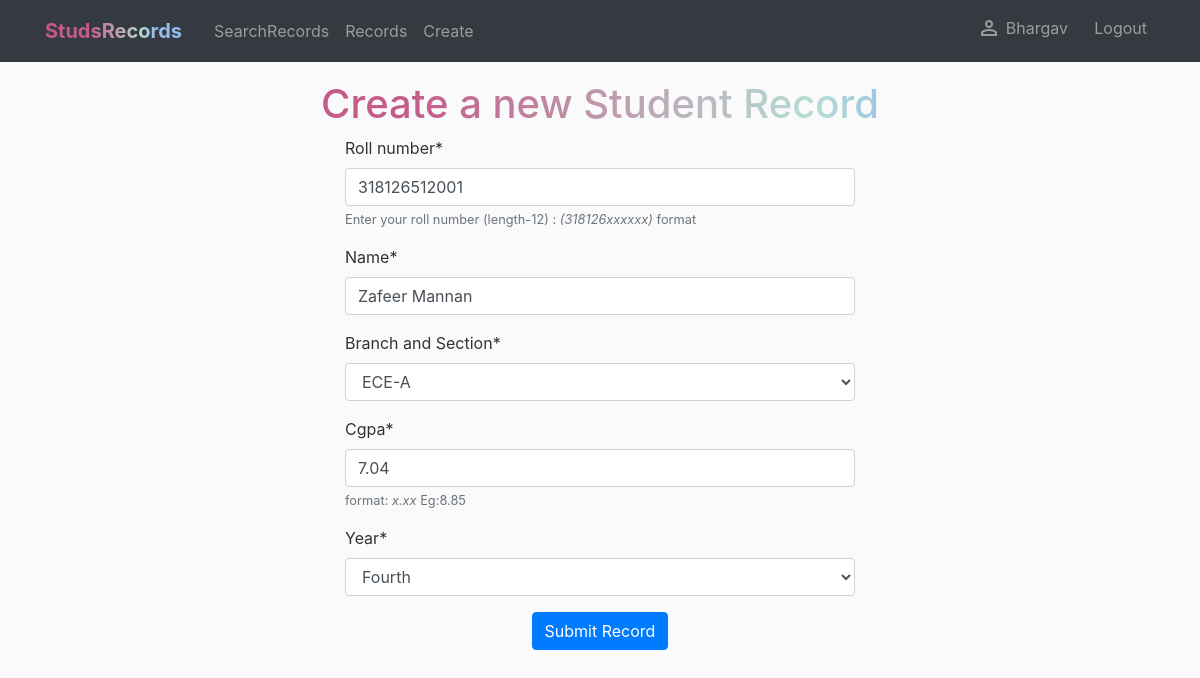
Page /records/3/update (signed in) on the committed database.
### student/models.py (models this page shows, shortened)
class Student(models.Model):
    YEAR=[('I', 'First'),
    ('II', 'Second'),
    ('III', 'Third'),
    ('IV', 'Fourth')]
    BRANCH_SEC = [
    ('ECE-A', 'ECE-A'),
    ('ECE-B', 'ECE-B'),
    ('CSE-A', 'CSE-A'),
    ('CSE-B', 'CSE-B'),
    ('EEE-A', 'EEE-A')]
    roll_no=models.PositiveBigIntegerField(help_text="Enter your roll number (length-12) : <em>(318126xxxxxx)</em> format",verbose_name="Roll number",default=318126512000
    ,validators=[MinValueValidator(1),MaxValueValidator(318126512999),RegexValidator(r"^\d{1,12}")],unique=True)
    name=models.CharField(max_length=50)
    class_signature=models.CharField(
        max_length=5,
        choices=BRANCH_SEC,
        default="ECE-A",
        verbose_name="Branch and Section"
    )
    cgpa=models.DecimalField(decimal_places=2,max_digits=4,validators=[RegexValidator(r"^\d{1}\.\d{1,2}$")],help_text="format: <em>x.xx</em> Eg:8.85",error_messages={"invalid":"Enter according to the format x.xx"})
    year=models.CharField(max_length=4,choices=YEAR,default="I")

### student/views.py (the view)
# urls.py: path('records/<int:pk>/update',RecordUpdateView.as_view(),name="record-update"),
class RecordUpdateView(LoginRequiredMixin,UpdateView):
    model = Student
    fields = "__all__"
    success_url = reverse_lazy("records-list")

### student/templates/student/student_form.html (shortened to what this page needs)
{% extends 'student/base.html' %}
{% load crispy_forms_tags %}
{% block content %}
<div class="container mt-4">
  <h1 class="text-center heading">Create a new Student Record</h1>
  <div class="container">
    <form method="POST" class="mt-2 m-auto">
      {{form|crispy}}
    <div class="text-center">
      <button type="submit" class="btn btn-primary">Submit Record</button>
      </div>
    </form>
  </div>
</div>
{% endblock content %}

### student/templates/student/base.html (shortened to what this page needs)
{% load static %}
<!DOCTYPE html>
<html lang="en">
  <head>
    <link
      rel="stylesheet"
      href="https://cdn.jsdelivr.net/npm/bootstrap@4.0.0/dist/css/bootstrap.min.css"
    />
    <link rel="stylesheet" href="{% static 'css/main.css' %}" />
  </head>
  <body>
    <nav class="navbar navbar-expand-md navbar-dark bg-dark fixed-top">
      <div class="container">
        <a class="navbar-brand mr-4 font-weight-bold" href="{% url 'student-home' %}">StudsRecords</a>
        <div class="collapse navbar-collapse" id="navbarToggle">
          <div class="navbar-nav mr-auto">
            <a class="nav-item nav-link" href="{% url 'records-filtered' %}">SearchRecords</a>
            <a class="nav-item nav-link" href="{% url 'records-list' %}">Records</a>
            <a class="nav-item nav-link" href="{% url 'record-create' %}">Create</a>
          </div>
          <div class="navbar-nav">
            {% if user.is_authenticated %}
            <a class="nav-item nav-link" href="{% url 'user-profile' %}">
              <div class="container">
                <div class="row no-gutters">
                  <div class="col-md-4">
              <span class="material-symbols-outlined ">person</span>
                  </div>
                  <div class="col-md-4"><span>{{user.username}}</span></div>
                </div>
              </div>
              </a>
            <a class="nav-item nav-link" href="{% url 'logout' %}">Logout</a>
            {% else %}
            <a class="nav-item nav-link" href="{% url 'login' %}"> Login</a>
            {% endif %}
          </div>
        </div>
      </div>
    </nav>
    <main role="main" class="container mt-5">
      <div class="container">
         {% block content %}{% endblock content %}
      </div>
    </main>
  </body>
</html>

### static/css/main.css (style rules this page uses)
body { background: #fafafa; color: #333333; margin-top: 5rem; }
.heading, .navbar-brand { background: rgb(196, 91, 137); background: linear-gradient( 90deg, rgba(196, 91, 137, 1) 32%, rgba(182, 220, 212, 1) 70%, rgba(148, 187, 233, 1) 80% ); -webkit-background-clip: text; -webkit-text-fill-color: transparent; }
.theaddeets,h1 { background: linear-gradient( 90deg, rgba(10, 113, 40, 0.7374300061821604) 18%, rgba(183, 221, 99, 1) 52%, rgba(147, 55, 83, 0.48252804539784666) 91% ); }
@media screen and (min-width: 720px) { form { width: 50%; } }

### rows in the picture
Student: roll_no "318126512001", name "Zafeer Mannan", class_signature "ECE-A", cgpa "7.04", year "Fourth"

### other values in the picture
{{ user.username }} "Bhargav"
